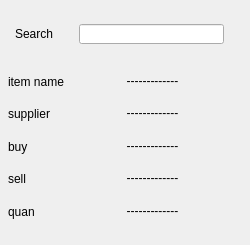
<?xml version="1.0" encoding="UTF-8"?>
<ui version="4.0">
 <class>item_search</class>
 <widget class="QDialog" name="item_search">
  <property name="geometry">
   <rect>
    <x>0</x>
    <y>0</y>
    <width>250</width>
    <height>245</height>
   </rect>
  </property>
  <property name="windowTitle">
   <string>Dialog</string>
  </property>
  <widget class="QLineEdit" name="search_in">
   <property name="geometry">
    <rect>
     <x>79</x>
     <y>24</y>
     <width>145</width>
     <height>20</height>
    </rect>
   </property>
  </widget>
  <widget class="QWidget" name="">
   <property name="geometry">
    <rect>
     <x>8</x>
     <y>68</y>
     <width>68</width>
     <height>157</height>
    </rect>
   </property>
   <layout class="QVBoxLayout" name="verticalLayout_2">
    <item>
     <widget class="QLabel" name="label_5">
      <property name="text">
       <string>item name</string>
      </property>
     </widget>
    </item>
    <item>
     <widget class="QLabel" name="label_9">
      <property name="text">
       <string>supplier</string>
      </property>
     </widget>
    </item>
    <item>
     <widget class="QLabel" name="label">
      <property name="text">
       <string>buy</string>
      </property>
     </widget>
    </item>
    <item>
     <widget class="QLabel" name="label_3">
      <property name="text">
       <string>sell</string>
      </property>
     </widget>
    </item>
    <item>
     <widget class="QLabel" name="label_7">
      <property name="text">
       <string>quan</string>
      </property>
     </widget>
    </item>
   </layout>
  </widget>
  <widget class="QWidget" name="">
   <property name="geometry">
    <rect>
     <x>81</x>
     <y>67</y>
     <width>143</width>
     <height>157</height>
    </rect>
   </property>
   <layout class="QVBoxLayout" name="verticalLayout">
    <item>
     <widget class="QLabel" name="item_name">
      <property name="text">
       <string>-------------</string>
      </property>
      <property name="alignment">
       <set>Qt::AlignCenter</set>
      </property>
     </widget>
    </item>
    <item>
     <widget class="QLabel" name="supplier">
      <property name="text">
       <string>-------------</string>
      </property>
      <property name="alignment">
       <set>Qt::AlignCenter</set>
      </property>
     </widget>
    </item>
    <item>
     <widget class="QLabel" name="buy_price">
      <property name="text">
       <string>-------------</string>
      </property>
      <property name="alignment">
       <set>Qt::AlignCenter</set>
      </property>
     </widget>
    </item>
    <item>
     <widget class="QLabel" name="sell_price">
      <property name="text">
       <string>-------------</string>
      </property>
      <property name="alignment">
       <set>Qt::AlignCenter</set>
      </property>
     </widget>
    </item>
    <item>
     <widget class="QLabel" name="quantity">
      <property name="text">
       <string>-------------</string>
      </property>
      <property name="alignment">
       <set>Qt::AlignCenter</set>
      </property>
     </widget>
    </item>
   </layout>
  </widget>
  <widget class="QLabel" name="label_2">
   <property name="geometry">
    <rect>
     <x>15</x>
     <y>27</y>
     <width>47</width>
     <height>13</height>
    </rect>
   </property>
   <property name="text">
    <string>Search</string>
   </property>
  </widget>
 </widget>
 <resources/>
 <connections/>
</ui>
